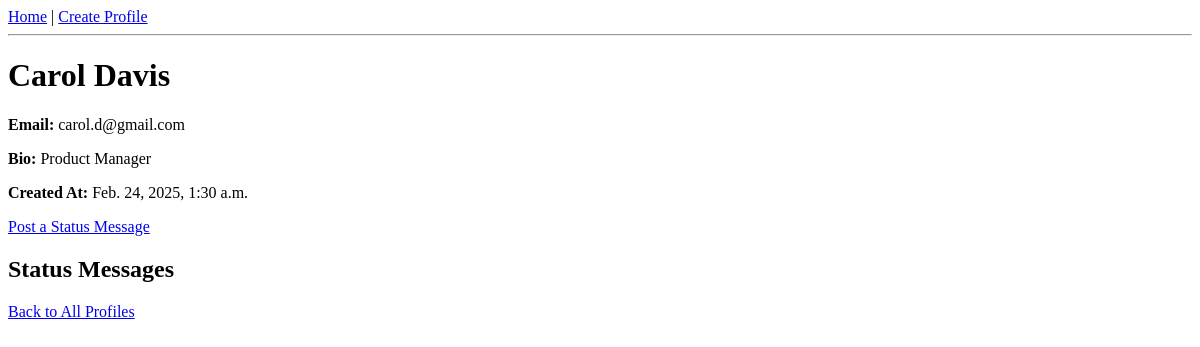
Page /mini_fb/profile/5/ on the earlier database version.
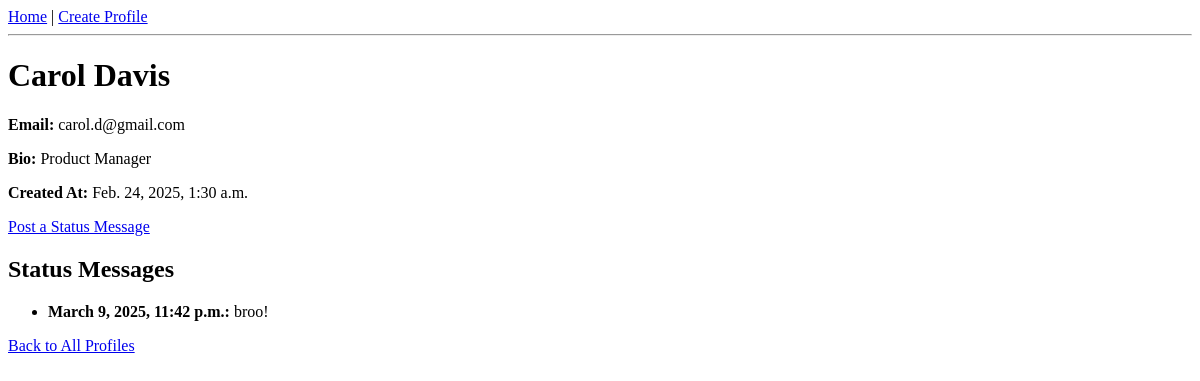
Same page on the later database version.
### mini_fb/models.py (models this page shows, shortened)
class StatusMessage(models.Model):
    timestamp = models.DateTimeField(auto_now_add=True)
    message = models.TextField()
    profile = models.ForeignKey(Profile, on_delete=models.CASCADE, related_name="status_messages")

### mini_fb/views.py (the view)
# urls.py: path('profile/<int:pk>/', views.profile_detail, name='profile_detail'),
def profile_detail(request, pk):
    profile = get_object_or_404(Profile, pk=pk)
    status_messages = profile.get_status_messages()
    return render(request, 'mini_fb/profile_detail.html', {'profile': profile, 'status_messages': status_messages})

### mini_fb/models.py (called while the page is built)
    def get_status_messages(self):
        return self.status_messages.all().order_by('-timestamp')

### mini_fb/templates/mini_fb/profile_detail.html (shortened to what this page needs)
{% extends 'mini_fb/base.html' %}
{% block content %}
<!DOCTYPE html>
<html>
<head>
</head>
<body>
    <h1>{{ profile.first_name }} {{ profile.last_name }}</h1>
    <p><strong>Email:</strong> {{ profile.email }}</p>
    <p><strong>Bio:</strong> {{ profile.bio }}</p>
    <p><strong>Created At:</strong> {{ profile.created_at }}</p>
    <a href="{% url 'create_status' profile.id %}">Post a Status Message</a>
    <h2>Status Messages</h2>
    <ul>
        {% for message in status_messages %}
            <li>
                <strong>{{ message.timestamp }}:</strong> {{ message.message }}
            </li>
        {% endfor %}
    </ul>
    <a href="{% url 'profile_list' %}">Back to All Profiles</a>
</body>
</html>
{% endblock %}

Differences in the rows shown:
added StatusMessage: timestamp "March 9, 2025, 11:42 p.m.", message "broo!"
